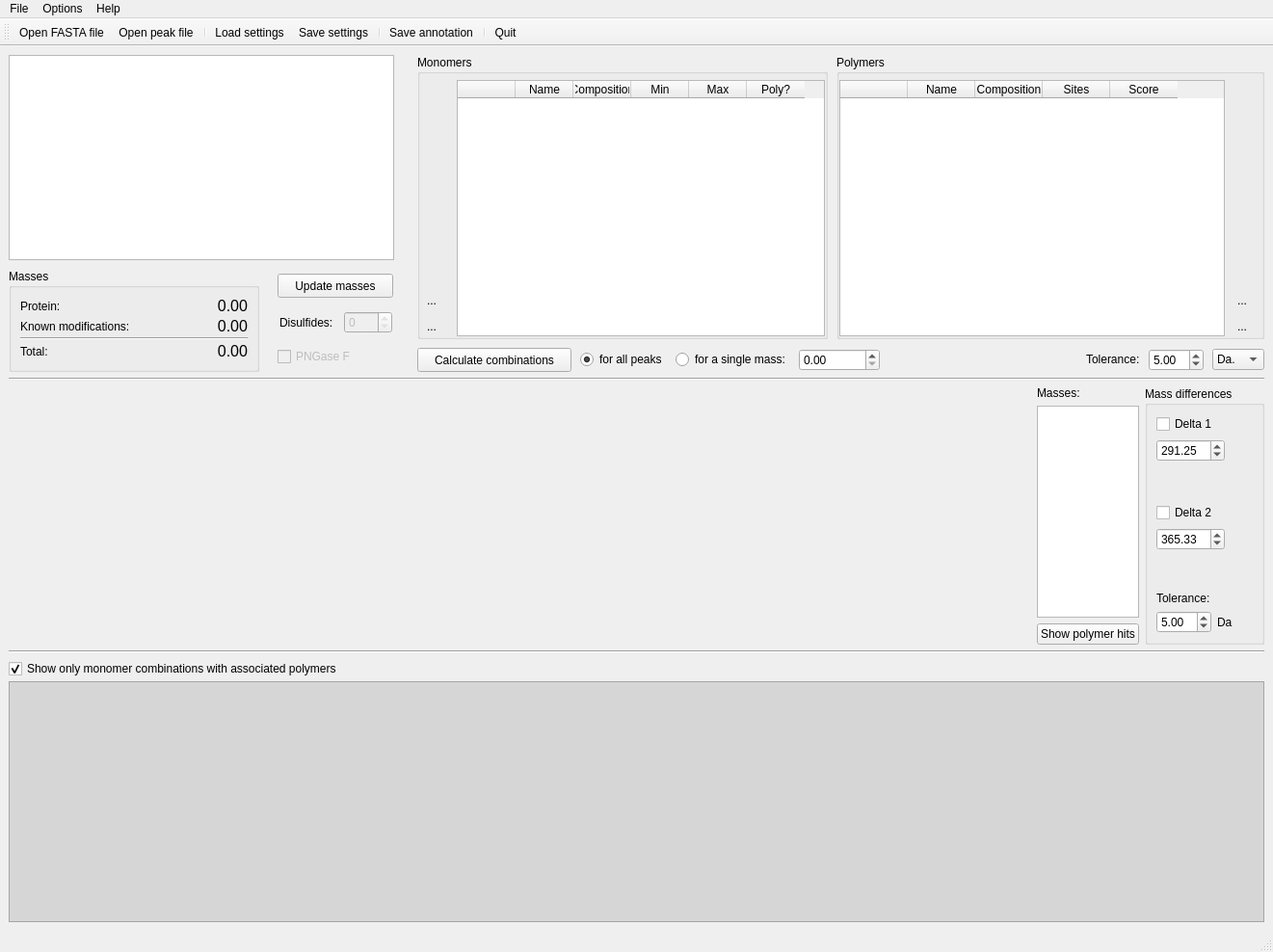
<?xml version="1.0" encoding="UTF-8"?>
<ui version="4.0">
 <class>ModFinder</class>
 <widget class="QMainWindow" name="ModFinder">
  <property name="geometry">
   <rect>
    <x>0</x>
    <y>0</y>
    <width>1321</width>
    <height>988</height>
   </rect>
  </property>
  <property name="windowTitle">
   <string>ModFinder</string>
  </property>
  <widget class="QWidget" name="centralwidget">
   <layout class="QVBoxLayout" name="verticalLayout_6">
    <item>
     <layout class="QHBoxLayout" name="horizontalLayout">
      <property name="spacing">
       <number>24</number>
      </property>
      <item>
       <layout class="QVBoxLayout" name="verticalLayout_2">
        <property name="spacing">
         <number>9</number>
        </property>
        <item>
         <widget class="QTextEdit" name="teSequence">
          <property name="sizePolicy">
           <sizepolicy hsizetype="Minimum" vsizetype="Expanding">
            <horstretch>0</horstretch>
            <verstretch>0</verstretch>
           </sizepolicy>
          </property>
          <property name="minimumSize">
           <size>
            <width>400</width>
            <height>200</height>
           </size>
          </property>
          <property name="font">
           <font>
            <family>Courier</family>
            <pointsize>9</pointsize>
           </font>
          </property>
         </widget>
        </item>
        <item>
         <layout class="QHBoxLayout" name="horizontalLayout_6">
          <item>
           <widget class="QGroupBox" name="groupBox_3">
            <property name="sizePolicy">
             <sizepolicy hsizetype="Fixed" vsizetype="Preferred">
              <horstretch>0</horstretch>
              <verstretch>0</verstretch>
             </sizepolicy>
            </property>
            <property name="minimumSize">
             <size>
              <width>260</width>
              <height>0</height>
             </size>
            </property>
            <property name="title">
             <string>Masses</string>
            </property>
            <layout class="QGridLayout" name="gridLayout_5">
             <item row="0" column="0">
              <layout class="QGridLayout" name="gridLayout">
               <property name="verticalSpacing">
                <number>2</number>
               </property>
               <item row="2" column="0">
                <widget class="QLabel" name="label_2">
                 <property name="text">
                  <string>Protein:</string>
                 </property>
                </widget>
               </item>
               <item row="2" column="1">
                <widget class="QLabel" name="lbMassProtein">
                 <property name="minimumSize">
                  <size>
                   <width>100</width>
                   <height>0</height>
                  </size>
                 </property>
                 <property name="font">
                  <font>
                   <pointsize>12</pointsize>
                   <weight>50</weight>
                   <bold>false</bold>
                  </font>
                 </property>
                 <property name="text">
                  <string>0.00</string>
                 </property>
                 <property name="alignment">
                  <set>Qt::AlignRight|Qt::AlignTrailing|Qt::AlignVCenter</set>
                 </property>
                </widget>
               </item>
               <item row="3" column="0">
                <widget class="QLabel" name="label">
                 <property name="text">
                  <string>Known modifications:</string>
                 </property>
                </widget>
               </item>
               <item row="3" column="1">
                <widget class="QLabel" name="lbMassMods">
                 <property name="minimumSize">
                  <size>
                   <width>100</width>
                   <height>0</height>
                  </size>
                 </property>
                 <property name="font">
                  <font>
                   <pointsize>12</pointsize>
                  </font>
                 </property>
                 <property name="text">
                  <string>0.00</string>
                 </property>
                 <property name="alignment">
                  <set>Qt::AlignRight|Qt::AlignTrailing|Qt::AlignVCenter</set>
                 </property>
                </widget>
               </item>
               <item row="5" column="0">
                <widget class="QLabel" name="label_4">
                 <property name="text">
                  <string>Total:</string>
                 </property>
                </widget>
               </item>
               <item row="4" column="0" colspan="2">
                <widget class="Line" name="line">
                 <property name="orientation">
                  <enum>Qt::Horizontal</enum>
                 </property>
                </widget>
               </item>
               <item row="5" column="1">
                <widget class="QLabel" name="lbMassTotal">
                 <property name="minimumSize">
                  <size>
                   <width>100</width>
                   <height>0</height>
                  </size>
                 </property>
                 <property name="font">
                  <font>
                   <pointsize>12</pointsize>
                  </font>
                 </property>
                 <property name="text">
                  <string>0.00</string>
                 </property>
                 <property name="alignment">
                  <set>Qt::AlignRight|Qt::AlignTrailing|Qt::AlignVCenter</set>
                 </property>
                </widget>
               </item>
              </layout>
             </item>
            </layout>
           </widget>
          </item>
          <item>
           <spacer name="horizontalSpacer">
            <property name="orientation">
             <enum>Qt::Horizontal</enum>
            </property>
            <property name="sizeType">
             <enum>QSizePolicy::Minimum</enum>
            </property>
            <property name="sizeHint" stdset="0">
             <size>
              <width>10</width>
              <height>20</height>
             </size>
            </property>
           </spacer>
          </item>
          <item>
           <layout class="QVBoxLayout" name="verticalLayout_3">
            <item>
             <widget class="QPushButton" name="btUpdateMass">
              <property name="sizePolicy">
               <sizepolicy hsizetype="Fixed" vsizetype="Fixed">
                <horstretch>0</horstretch>
                <verstretch>0</verstretch>
               </sizepolicy>
              </property>
              <property name="minimumSize">
               <size>
                <width>120</width>
                <height>25</height>
               </size>
              </property>
              <property name="text">
               <string>Update masses</string>
              </property>
             </widget>
            </item>
            <item>
             <layout class="QHBoxLayout" name="horizontalLayout_3">
              <item>
               <widget class="QLabel" name="label_5">
                <property name="sizePolicy">
                 <sizepolicy hsizetype="Fixed" vsizetype="Preferred">
                  <horstretch>0</horstretch>
                  <verstretch>0</verstretch>
                 </sizepolicy>
                </property>
                <property name="text">
                 <string>Disulfides:</string>
                </property>
               </widget>
              </item>
              <item>
               <widget class="QSpinBox" name="sbDisulfides">
                <property name="enabled">
                 <bool>false</bool>
                </property>
                <property name="minimumSize">
                 <size>
                  <width>45</width>
                  <height>0</height>
                 </size>
                </property>
                <property name="maximumSize">
                 <size>
                  <width>50</width>
                  <height>16777215</height>
                 </size>
                </property>
                <property name="maximum">
                 <number>0</number>
                </property>
               </widget>
              </item>
             </layout>
            </item>
            <item>
             <spacer name="horizontalSpacer_5">
              <property name="orientation">
               <enum>Qt::Horizontal</enum>
              </property>
              <property name="sizeType">
               <enum>QSizePolicy::Minimum</enum>
              </property>
              <property name="sizeHint" stdset="0">
               <size>
                <width>30</width>
                <height>0</height>
               </size>
              </property>
             </spacer>
            </item>
            <item>
             <widget class="QCheckBox" name="chPngase">
              <property name="enabled">
               <bool>false</bool>
              </property>
              <property name="sizePolicy">
               <sizepolicy hsizetype="Preferred" vsizetype="Fixed">
                <horstretch>0</horstretch>
                <verstretch>0</verstretch>
               </sizepolicy>
              </property>
              <property name="text">
               <string>PNGase F</string>
              </property>
              <property name="iconSize">
               <size>
                <width>16</width>
                <height>16</height>
               </size>
              </property>
              <property name="checked">
               <bool>false</bool>
              </property>
             </widget>
            </item>
           </layout>
          </item>
         </layout>
        </item>
       </layout>
      </item>
      <item>
       <layout class="QVBoxLayout" name="verticalLayout_5">
        <property name="spacing">
         <number>9</number>
        </property>
        <item>
         <layout class="QHBoxLayout" name="horizontalLayout_8">
          <property name="spacing">
           <number>9</number>
          </property>
          <item>
           <widget class="QGroupBox" name="groupBox_2">
            <property name="title">
             <string>Monomers</string>
            </property>
            <property name="flat">
             <bool>true</bool>
            </property>
            <layout class="QHBoxLayout" name="horizontalLayout_4">
             <property name="leftMargin">
              <number>0</number>
             </property>
             <property name="topMargin">
              <number>6</number>
             </property>
             <property name="rightMargin">
              <number>0</number>
             </property>
             <property name="bottomMargin">
              <number>0</number>
             </property>
             <item>
              <layout class="QVBoxLayout" name="verticalLayout_7">
               <item>
                <widget class="QToolButton" name="btInsertRowAboveMonomers">
                 <property name="toolTip">
                  <string>Insert row above</string>
                 </property>
                 <property name="icon">
                  <iconset resource="mofi.qrc">
                   <normaloff>:/mofi resource/images/InsertRowAbove.png</normaloff>:/mofi resource/images/InsertRowAbove.png</iconset>
                 </property>
                 <property name="iconSize">
                  <size>
                   <width>24</width>
                   <height>24</height>
                  </size>
                 </property>
                 <property name="toolButtonStyle">
                  <enum>Qt::ToolButtonIconOnly</enum>
                 </property>
                 <property name="autoRaise">
                  <bool>true</bool>
                 </property>
                </widget>
               </item>
               <item>
                <widget class="QToolButton" name="btInsertRowBelowMonomers">
                 <property name="toolTip">
                  <string>Insert row below</string>
                 </property>
                 <property name="icon">
                  <iconset resource="mofi.qrc">
                   <normaloff>:/mofi resource/images/InsertRowBelow.png</normaloff>:/mofi resource/images/InsertRowBelow.png</iconset>
                 </property>
                 <property name="iconSize">
                  <size>
                   <width>24</width>
                   <height>24</height>
                  </size>
                 </property>
                 <property name="autoRaise">
                  <bool>true</bool>
                 </property>
                </widget>
               </item>
               <item>
                <widget class="QToolButton" name="btDeleteRowMonomers">
                 <property name="icon">
                  <iconset resource="mofi.qrc">
                   <normaloff>:/mofi resource/images/DeleteRow.png</normaloff>:/mofi resource/images/DeleteRow.png</iconset>
                 </property>
                 <property name="iconSize">
                  <size>
                   <width>24</width>
                   <height>24</height>
                  </size>
                 </property>
                 <property name="autoRaise">
                  <bool>true</bool>
                 </property>
                </widget>
               </item>
               <item>
                <widget class="QToolButton" name="btClearMonomers">
                 <property name="icon">
                  <iconset resource="mofi.qrc">
                   <normaloff>:/mofi resource/images/ClearTable.png</normaloff>:/mofi resource/images/ClearTable.png</iconset>
                 </property>
                 <property name="iconSize">
                  <size>
                   <width>24</width>
                   <height>24</height>
                  </size>
                 </property>
                 <property name="autoRaise">
                  <bool>true</bool>
                 </property>
                </widget>
               </item>
               <item>
                <spacer name="verticalSpacer">
                 <property name="orientation">
                  <enum>Qt::Vertical</enum>
                 </property>
                 <property name="sizeHint" stdset="0">
                  <size>
                   <width>20</width>
                   <height>40</height>
                  </size>
                 </property>
                </spacer>
               </item>
               <item>
                <widget class="QToolButton" name="btDefaultModsMonomers">
                 <property name="icon">
                  <iconset resource="mofi.qrc">
                   <normaloff>:/mofi resource/images/DefaultEntries.png</normaloff>:/mofi resource/images/DefaultEntries.png</iconset>
                 </property>
                 <property name="iconSize">
                  <size>
                   <width>24</width>
                   <height>24</height>
                  </size>
                 </property>
                 <property name="popupMode">
                  <enum>QToolButton::InstantPopup</enum>
                 </property>
                 <property name="autoRaise">
                  <bool>true</bool>
                 </property>
                </widget>
               </item>
               <item>
                <widget class="QToolButton" name="btLoadMonomers">
                 <property name="text">
                  <string>...</string>
                 </property>
                 <property name="icon">
                  <iconset resource="mofi.qrc">
                   <normaloff>:/mofi resource/images/Open.png</normaloff>:/mofi resource/images/Open.png</iconset>
                 </property>
                 <property name="iconSize">
                  <size>
                   <width>24</width>
                   <height>24</height>
                  </size>
                 </property>
                 <property name="autoRaise">
                  <bool>true</bool>
                 </property>
                </widget>
               </item>
               <item>
                <widget class="QToolButton" name="btSaveMonomers">
                 <property name="text">
                  <string>...</string>
                 </property>
                 <property name="icon">
                  <iconset resource="mofi.qrc">
                   <normaloff>:/mofi resource/images/Save.png</normaloff>:/mofi resource/images/Save.png</iconset>
                 </property>
                 <property name="iconSize">
                  <size>
                   <width>24</width>
                   <height>24</height>
                  </size>
                 </property>
                 <property name="autoRaise">
                  <bool>true</bool>
                 </property>
                </widget>
               </item>
              </layout>
             </item>
             <item>
              <widget class="QTableWidget" name="tbMonomers">
               <property name="minimumSize">
                <size>
                 <width>370</width>
                 <height>0</height>
                </size>
               </property>
               <property name="selectionMode">
                <enum>QAbstractItemView::ContiguousSelection</enum>
               </property>
               <property name="columnCount">
                <number>6</number>
               </property>
               <attribute name="horizontalHeaderDefaultSectionSize">
                <number>60</number>
               </attribute>
               <column>
                <property name="text">
                 <string/>
                </property>
               </column>
               <column>
                <property name="text">
                 <string>Name</string>
                </property>
               </column>
               <column>
                <property name="text">
                 <string>Composition</string>
                </property>
               </column>
               <column>
                <property name="text">
                 <string>Min</string>
                </property>
               </column>
               <column>
                <property name="text">
                 <string>Max</string>
                </property>
               </column>
               <column>
                <property name="text">
                 <string>Poly?</string>
                </property>
               </column>
              </widget>
             </item>
            </layout>
           </widget>
          </item>
          <item>
           <widget class="QGroupBox" name="groupBox_4">
            <property name="title">
             <string>Polymers</string>
            </property>
            <property name="flat">
             <bool>true</bool>
            </property>
            <layout class="QHBoxLayout" name="horizontalLayout_5">
             <property name="leftMargin">
              <number>0</number>
             </property>
             <property name="topMargin">
              <number>6</number>
             </property>
             <property name="rightMargin">
              <number>0</number>
             </property>
             <property name="bottomMargin">
              <number>0</number>
             </property>
             <item>
              <widget class="QTableWidget" name="tbPolymers">
               <property name="minimumSize">
                <size>
                 <width>400</width>
                 <height>0</height>
                </size>
               </property>
               <property name="selectionMode">
                <enum>QAbstractItemView::ContiguousSelection</enum>
               </property>
               <property name="columnCount">
                <number>5</number>
               </property>
               <attribute name="horizontalHeaderDefaultSectionSize">
                <number>70</number>
               </attribute>
               <column>
                <property name="text">
                 <string/>
                </property>
               </column>
               <column>
                <property name="text">
                 <string>Name</string>
                </property>
               </column>
               <column>
                <property name="text">
                 <string>Composition</string>
                </property>
               </column>
               <column>
                <property name="text">
                 <string>Sites</string>
                </property>
               </column>
               <column>
                <property name="text">
                 <string>Score</string>
                </property>
               </column>
              </widget>
             </item>
             <item>
              <layout class="QVBoxLayout" name="verticalLayout_8">
               <item>
                <widget class="QToolButton" name="btInsertRowAbovePolymers">
                 <property name="toolTip">
                  <string>Insert row above</string>
                 </property>
                 <property name="icon">
                  <iconset resource="mofi.qrc">
                   <normaloff>:/mofi resource/images/InsertRowAbove.png</normaloff>:/mofi resource/images/InsertRowAbove.png</iconset>
                 </property>
                 <property name="iconSize">
                  <size>
                   <width>24</width>
                   <height>24</height>
                  </size>
                 </property>
                 <property name="toolButtonStyle">
                  <enum>Qt::ToolButtonIconOnly</enum>
                 </property>
                 <property name="autoRaise">
                  <bool>true</bool>
                 </property>
                </widget>
               </item>
               <item>
                <widget class="QToolButton" name="btInsertRowBelowPolymers">
                 <property name="toolTip">
                  <string>Insert row below</string>
                 </property>
                 <property name="icon">
                  <iconset resource="mofi.qrc">
                   <normaloff>:/mofi resource/images/InsertRowBelow.png</normaloff>:/mofi resource/images/InsertRowBelow.png</iconset>
                 </property>
                 <property name="iconSize">
                  <size>
                   <width>24</width>
                   <height>24</height>
                  </size>
                 </property>
                 <property name="autoRaise">
                  <bool>true</bool>
                 </property>
                </widget>
               </item>
               <item>
                <widget class="QToolButton" name="btDeleteRowPolymers">
                 <property name="icon">
                  <iconset resource="mofi.qrc">
                   <normaloff>:/mofi resource/images/DeleteRow.png</normaloff>:/mofi resource/images/DeleteRow.png</iconset>
                 </property>
                 <property name="iconSize">
                  <size>
                   <width>24</width>
                   <height>24</height>
                  </size>
                 </property>
                 <property name="autoRaise">
                  <bool>true</bool>
                 </property>
                </widget>
               </item>
               <item>
                <widget class="QToolButton" name="btClearPolymers">
                 <property name="icon">
                  <iconset resource="mofi.qrc">
                   <normaloff>:/mofi resource/images/ClearTable.png</normaloff>:/mofi resource/images/ClearTable.png</iconset>
                 </property>
                 <property name="iconSize">
                  <size>
                   <width>24</width>
                   <height>24</height>
                  </size>
                 </property>
                 <property name="autoRaise">
                  <bool>true</bool>
                 </property>
                </widget>
               </item>
               <item>
                <spacer name="verticalSpacer_2">
                 <property name="orientation">
                  <enum>Qt::Vertical</enum>
                 </property>
                 <property name="sizeHint" stdset="0">
                  <size>
                   <width>20</width>
                   <height>40</height>
                  </size>
                 </property>
                </spacer>
               </item>
               <item>
                <widget class="QToolButton" name="btDefaultModsPolymers">
                 <property name="icon">
                  <iconset resource="mofi.qrc">
                   <normaloff>:/mofi resource/images/DefaultEntries.png</normaloff>:/mofi resource/images/DefaultEntries.png</iconset>
                 </property>
                 <property name="iconSize">
                  <size>
                   <width>24</width>
                   <height>24</height>
                  </size>
                 </property>
                 <property name="popupMode">
                  <enum>QToolButton::InstantPopup</enum>
                 </property>
                 <property name="autoRaise">
                  <bool>true</bool>
                 </property>
                </widget>
               </item>
               <item>
                <widget class="QToolButton" name="btLoadPolymers">
                 <property name="text">
                  <string>...</string>
                 </property>
                 <property name="icon">
                  <iconset resource="mofi.qrc">
                   <normaloff>:/mofi resource/images/Open.png</normaloff>:/mofi resource/images/Open.png</iconset>
                 </property>
                 <property name="iconSize">
                  <size>
                   <width>24</width>
                   <height>24</height>
                  </size>
                 </property>
                 <property name="autoRaise">
                  <bool>true</bool>
                 </property>
                </widget>
               </item>
               <item>
                <widget class="QToolButton" name="btSavePolymers">
                 <property name="text">
                  <string>...</string>
                 </property>
                 <property name="icon">
                  <iconset resource="mofi.qrc">
                   <normaloff>:/mofi resource/images/Save.png</normaloff>:/mofi resource/images/Save.png</iconset>
                 </property>
                 <property name="iconSize">
                  <size>
                   <width>24</width>
                   <height>24</height>
                  </size>
                 </property>
                 <property name="autoRaise">
                  <bool>true</bool>
                 </property>
                </widget>
               </item>
              </layout>
             </item>
            </layout>
           </widget>
          </item>
         </layout>
        </item>
        <item>
         <layout class="QHBoxLayout" name="horizontalLayout_11">
          <item>
           <widget class="QPushButton" name="btCalcCombinations">
            <property name="sizePolicy">
             <sizepolicy hsizetype="Minimum" vsizetype="Fixed">
              <horstretch>0</horstretch>
              <verstretch>0</verstretch>
             </sizepolicy>
            </property>
            <property name="minimumSize">
             <size>
              <width>160</width>
              <height>25</height>
             </size>
            </property>
            <property name="text">
             <string>Calculate combinations</string>
            </property>
           </widget>
          </item>
          <item>
           <widget class="QRadioButton" name="rbAllPeaks">
            <property name="text">
             <string>for all peaks</string>
            </property>
            <property name="checked">
             <bool>true</bool>
            </property>
           </widget>
          </item>
          <item>
           <widget class="QRadioButton" name="rbSingleMass">
            <property name="text">
             <string>for a single mass:</string>
            </property>
           </widget>
          </item>
          <item>
           <widget class="QDoubleSpinBox" name="sbSingleMass">
            <property name="sizePolicy">
             <sizepolicy hsizetype="Minimum" vsizetype="Fixed">
              <horstretch>0</horstretch>
              <verstretch>0</verstretch>
             </sizepolicy>
            </property>
            <property name="decimals">
             <number>2</number>
            </property>
            <property name="maximum">
             <double>500000.000000000000000</double>
            </property>
            <property name="singleStep">
             <double>0.100000000000000</double>
            </property>
           </widget>
          </item>
          <item>
           <spacer name="horizontalSpacer_2">
            <property name="orientation">
             <enum>Qt::Horizontal</enum>
            </property>
            <property name="sizeHint" stdset="0">
             <size>
              <width>40</width>
              <height>20</height>
             </size>
            </property>
           </spacer>
          </item>
          <item>
           <widget class="QLabel" name="label_10">
            <property name="sizePolicy">
             <sizepolicy hsizetype="Fixed" vsizetype="Fixed">
              <horstretch>0</horstretch>
              <verstretch>0</verstretch>
             </sizepolicy>
            </property>
            <property name="text">
             <string>Tolerance:</string>
            </property>
           </widget>
          </item>
          <item>
           <widget class="QDoubleSpinBox" name="sbTolerance">
            <property name="sizePolicy">
             <sizepolicy hsizetype="Minimum" vsizetype="Fixed">
              <horstretch>0</horstretch>
              <verstretch>0</verstretch>
             </sizepolicy>
            </property>
            <property name="minimumSize">
             <size>
              <width>50</width>
              <height>0</height>
             </size>
            </property>
            <property name="prefix">
             <string comment="+/-"/>
            </property>
            <property name="singleStep">
             <double>0.100000000000000</double>
            </property>
            <property name="value">
             <double>5.000000000000000</double>
            </property>
           </widget>
          </item>
          <item>
           <widget class="QComboBox" name="cbTolerance">
            <property name="sizePolicy">
             <sizepolicy hsizetype="Fixed" vsizetype="Fixed">
              <horstretch>0</horstretch>
              <verstretch>0</verstretch>
             </sizepolicy>
            </property>
            <item>
             <property name="text">
              <string>Da.</string>
             </property>
            </item>
            <item>
             <property name="text">
              <string>ppm</string>
             </property>
            </item>
           </widget>
          </item>
         </layout>
        </item>
       </layout>
      </item>
     </layout>
    </item>
    <item>
     <widget class="Line" name="line_3">
      <property name="orientation">
       <enum>Qt::Horizontal</enum>
      </property>
     </widget>
    </item>
    <item>
     <layout class="QHBoxLayout" name="horizontalLayout_2">
      <property name="sizeConstraint">
       <enum>QLayout::SetDefaultConstraint</enum>
      </property>
      <item>
       <widget class="QWidget" name="spectrumView" native="true">
        <property name="sizePolicy">
         <sizepolicy hsizetype="Expanding" vsizetype="Expanding">
          <horstretch>0</horstretch>
          <verstretch>0</verstretch>
         </sizepolicy>
        </property>
        <property name="minimumSize">
         <size>
          <width>500</width>
          <height>250</height>
         </size>
        </property>
       </widget>
      </item>
      <item>
       <layout class="QVBoxLayout" name="verticalLayout_9">
        <item>
         <widget class="QLabel" name="label_7">
          <property name="text">
           <string>Masses:</string>
          </property>
         </widget>
        </item>
        <item>
         <widget class="QListWidget" name="lwPeaks">
          <property name="sizePolicy">
           <sizepolicy hsizetype="Minimum" vsizetype="Expanding">
            <horstretch>0</horstretch>
            <verstretch>0</verstretch>
           </sizepolicy>
          </property>
          <property name="minimumSize">
           <size>
            <width>100</width>
            <height>0</height>
           </size>
          </property>
          <property name="sizeAdjustPolicy">
           <enum>QAbstractScrollArea::AdjustToContents</enum>
          </property>
         </widget>
        </item>
        <item>
         <widget class="QPushButton" name="btShowPolymerHits">
          <property name="text">
           <string>Show polymer hits</string>
          </property>
         </widget>
        </item>
       </layout>
      </item>
      <item>
       <widget class="QGroupBox" name="groupBox">
        <property name="sizePolicy">
         <sizepolicy hsizetype="Fixed" vsizetype="Preferred">
          <horstretch>0</horstretch>
          <verstretch>0</verstretch>
         </sizepolicy>
        </property>
        <property name="minimumSize">
         <size>
          <width>50</width>
          <height>0</height>
         </size>
        </property>
        <property name="title">
         <string>Mass differences</string>
        </property>
        <layout class="QGridLayout" name="gridLayout_9">
         <item row="0" column="0">
          <layout class="QVBoxLayout" name="verticalLayout_4">
           <item>
            <widget class="QCheckBox" name="chDelta1">
             <property name="sizePolicy">
              <sizepolicy hsizetype="Fixed" vsizetype="Fixed">
               <horstretch>0</horstretch>
               <verstretch>0</verstretch>
              </sizepolicy>
             </property>
             <property name="minimumSize">
              <size>
               <width>100</width>
               <height>0</height>
              </size>
             </property>
             <property name="text">
              <string>Delta 1</string>
             </property>
            </widget>
           </item>
           <item>
            <widget class="QDoubleSpinBox" name="sbDelta1">
             <property name="sizePolicy">
              <sizepolicy hsizetype="Fixed" vsizetype="Fixed">
               <horstretch>0</horstretch>
               <verstretch>0</verstretch>
              </sizepolicy>
             </property>
             <property name="minimumSize">
              <size>
               <width>70</width>
               <height>0</height>
              </size>
             </property>
             <property name="maximumSize">
              <size>
               <width>16777215</width>
               <height>16777215</height>
              </size>
             </property>
             <property name="decimals">
              <number>2</number>
             </property>
             <property name="minimum">
              <double>1.000000000000000</double>
             </property>
             <property name="maximum">
              <double>1000.000000000000000</double>
             </property>
             <property name="value">
              <double>291.250000000000000</double>
             </property>
            </widget>
           </item>
           <item>
            <spacer name="verticalSpacer_4">
             <property name="orientation">
              <enum>Qt::Vertical</enum>
             </property>
             <property name="sizeHint" stdset="0">
              <size>
               <width>20</width>
               <height>40</height>
              </size>
             </property>
            </spacer>
           </item>
           <item>
            <widget class="QCheckBox" name="chDelta2">
             <property name="text">
              <string>Delta 2</string>
             </property>
            </widget>
           </item>
           <item>
            <widget class="QDoubleSpinBox" name="sbDelta2">
             <property name="sizePolicy">
              <sizepolicy hsizetype="Fixed" vsizetype="Fixed">
               <horstretch>0</horstretch>
               <verstretch>0</verstretch>
              </sizepolicy>
             </property>
             <property name="minimumSize">
              <size>
               <width>70</width>
               <height>0</height>
              </size>
             </property>
             <property name="decimals">
              <number>2</number>
             </property>
             <property name="maximum">
              <double>1000.000000000000000</double>
             </property>
             <property name="value">
              <double>365.329999999999984</double>
             </property>
            </widget>
           </item>
           <item>
            <spacer name="verticalSpacer_3">
             <property name="orientation">
              <enum>Qt::Vertical</enum>
             </property>
             <property name="sizeHint" stdset="0">
              <size>
               <width>20</width>
               <height>40</height>
              </size>
             </property>
            </spacer>
           </item>
           <item>
            <widget class="QLabel" name="label_3">
             <property name="text">
              <string>Tolerance:</string>
             </property>
            </widget>
           </item>
           <item>
            <layout class="QHBoxLayout" name="horizontalLayout_7">
             <item>
              <widget class="QDoubleSpinBox" name="sbDeltaTolerance">
               <property name="singleStep">
                <double>0.100000000000000</double>
               </property>
               <property name="value">
                <double>5.000000000000000</double>
               </property>
              </widget>
             </item>
             <item>
              <widget class="QLabel" name="label_6">
               <property name="text">
                <string>Da</string>
               </property>
              </widget>
             </item>
            </layout>
           </item>
          </layout>
         </item>
        </layout>
       </widget>
      </item>
     </layout>
    </item>
    <item>
     <widget class="Line" name="line_2">
      <property name="orientation">
       <enum>Qt::Horizontal</enum>
      </property>
     </widget>
    </item>
    <item>
     <layout class="QVBoxLayout" name="verticalLayout">
      <property name="spacing">
       <number>3</number>
      </property>
      <item>
       <widget class="QCheckBox" name="chOnlyPolymerResults">
        <property name="text">
         <string>Show only monomer combinations with associated polymers</string>
        </property>
        <property name="checked">
         <bool>true</bool>
        </property>
       </widget>
      </item>
      <item>
       <widget class="QTreeWidget" name="twResults">
        <property name="sizePolicy">
         <sizepolicy hsizetype="Expanding" vsizetype="Minimum">
          <horstretch>0</horstretch>
          <verstretch>0</verstretch>
         </sizepolicy>
        </property>
        <property name="minimumSize">
         <size>
          <width>0</width>
          <height>250</height>
         </size>
        </property>
        <property name="styleSheet">
         <string notr="true">background-color: rgb(214, 214, 214);</string>
        </property>
        <property name="alternatingRowColors">
         <bool>true</bool>
        </property>
        <property name="selectionMode">
         <enum>QAbstractItemView::ExtendedSelection</enum>
        </property>
        <property name="uniformRowHeights">
         <bool>true</bool>
        </property>
        <property name="sortingEnabled">
         <bool>true</bool>
        </property>
        <property name="columnCount">
         <number>0</number>
        </property>
        <attribute name="headerCascadingSectionResizes">
         <bool>true</bool>
        </attribute>
        <attribute name="headerHighlightSections">
         <bool>true</bool>
        </attribute>
        <attribute name="headerShowSortIndicator" stdset="0">
         <bool>true</bool>
        </attribute>
       </widget>
      </item>
     </layout>
    </item>
   </layout>
   <zorder></zorder>
   <zorder>line_2</zorder>
   <zorder>line_3</zorder>
  </widget>
  <widget class="QMenuBar" name="menubar">
   <property name="geometry">
    <rect>
     <x>0</x>
     <y>0</y>
     <width>1321</width>
     <height>19</height>
    </rect>
   </property>
   <widget class="QMenu" name="menuFile">
    <property name="title">
     <string>File</string>
    </property>
    <addaction name="acOpenFasta"/>
    <addaction name="acOpenPeaks"/>
    <addaction name="separator"/>
    <addaction name="acLoadSettings"/>
    <addaction name="acSaveSettings"/>
    <addaction name="separator"/>
    <addaction name="acSaveAnnotation"/>
    <addaction name="separator"/>
    <addaction name="acQuit"/>
   </widget>
   <widget class="QMenu" name="menuOptions">
    <property name="title">
     <string>Options</string>
    </property>
    <widget class="QMenu" name="menuAtomicMasses">
     <property name="title">
      <string>Atomic masses</string>
     </property>
     <property name="toolTipsVisible">
      <bool>true</bool>
     </property>
    </widget>
    <addaction name="menuAtomicMasses"/>
   </widget>
   <widget class="QMenu" name="menuHelp">
    <property name="title">
     <string>Help</string>
    </property>
    <addaction name="acHelp"/>
    <addaction name="acAbout"/>
   </widget>
   <addaction name="menuFile"/>
   <addaction name="menuOptions"/>
   <addaction name="menuHelp"/>
  </widget>
  <widget class="QStatusBar" name="statusbar"/>
  <widget class="QToolBar" name="toolBar">
   <property name="windowTitle">
    <string>toolBar</string>
   </property>
   <attribute name="toolBarArea">
    <enum>TopToolBarArea</enum>
   </attribute>
   <attribute name="toolBarBreak">
    <bool>false</bool>
   </attribute>
   <addaction name="acOpenFasta"/>
   <addaction name="acOpenPeaks"/>
   <addaction name="separator"/>
   <addaction name="acLoadSettings"/>
   <addaction name="acSaveSettings"/>
   <addaction name="separator"/>
   <addaction name="acSaveAnnotation"/>
   <addaction name="separator"/>
   <addaction name="acQuit"/>
  </widget>
  <action name="acHelp">
   <property name="text">
    <string>Help</string>
   </property>
  </action>
  <action name="acAbout">
   <property name="text">
    <string>About</string>
   </property>
  </action>
  <action name="acAverageIupac">
   <property name="checkable">
    <bool>true</bool>
   </property>
   <property name="checked">
    <bool>true</bool>
   </property>
   <property name="text">
    <string>Average (IUPAC)</string>
   </property>
  </action>
  <action name="acAverageZhang">
   <property name="checkable">
    <bool>true</bool>
   </property>
   <property name="text">
    <string>Average (Zhang et al.)</string>
   </property>
  </action>
  <action name="acMonoisotopic">
   <property name="checkable">
    <bool>true</bool>
   </property>
   <property name="text">
    <string>Monoisotopic</string>
   </property>
  </action>
  <action name="acLoadSettings">
   <property name="text">
    <string>Load settings ...</string>
   </property>
  </action>
  <action name="acSaveSettings">
   <property name="text">
    <string>Save settings ...</string>
   </property>
  </action>
  <action name="acSaveAnnotation">
   <property name="text">
    <string>Save annotation ...</string>
   </property>
  </action>
  <action name="acQuit">
   <property name="text">
    <string>Quit</string>
   </property>
  </action>
  <action name="acOpenFasta">
   <property name="text">
    <string>Open FASTA file</string>
   </property>
  </action>
  <action name="acOpenPeaks">
   <property name="text">
    <string>Open peak file</string>
   </property>
  </action>
 </widget>
 <resources>
  <include location="mofi.qrc"/>
 </resources>
 <connections/>
</ui>
